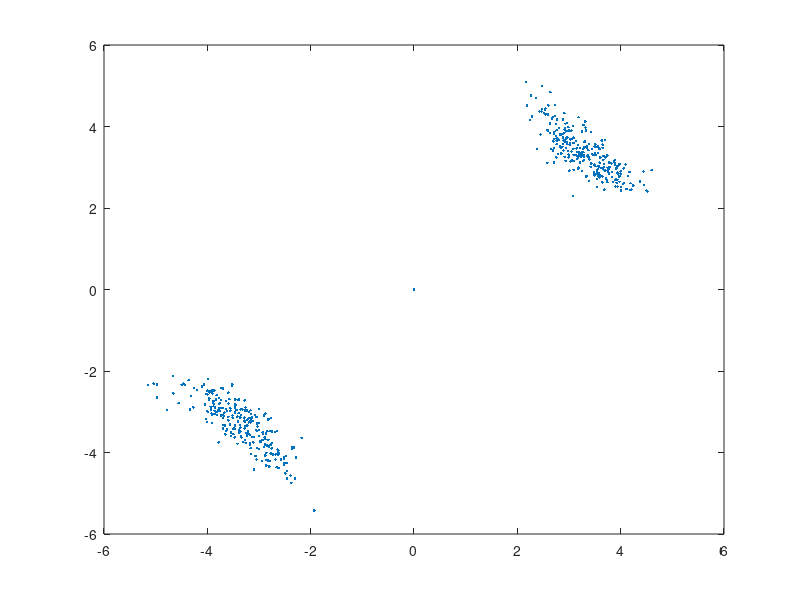

This chart was generated by the following MATLAB code:
%multiple_try.m
T=10^3;M=100; % set up parameters
sigma=5; lam=12;
% define target pdf
f=@(x)exp(-(x(1)^2+x(2)^2+(x(1)*x(2))^2-2*lam*x(1)*x(2))/2);
X=[0,0]; % X_0
data=nan(T,2); count=0;
for t=1:T
    % step 1
    Y=repmat(X,M,1)+randn(M,2)*sigma;
    % step 2
    for i=1:M
        p(i)=f(Y(i,:));
    end
    Sum_p=sum(p);p=p/Sum_p;
    [dummy,J]=histc(rand,[0,cumsum(p)]);
    % step 3
    Z=repmat(Y(J,:),M-1,1)+randn(M-1,2)*sigma;
    Z(M,:)=X;
    % step 4
    for i=1:M
        w(i)=f(Z(i,:));
    end
    if rand<min(Sum_p/sum(w),1)
        X=Y(J,:); count=count+1;
    end
    data(t,:)=X;
end
count/T % acceptance rate estimate
plot(data(:,1),data(:,2),'.')
